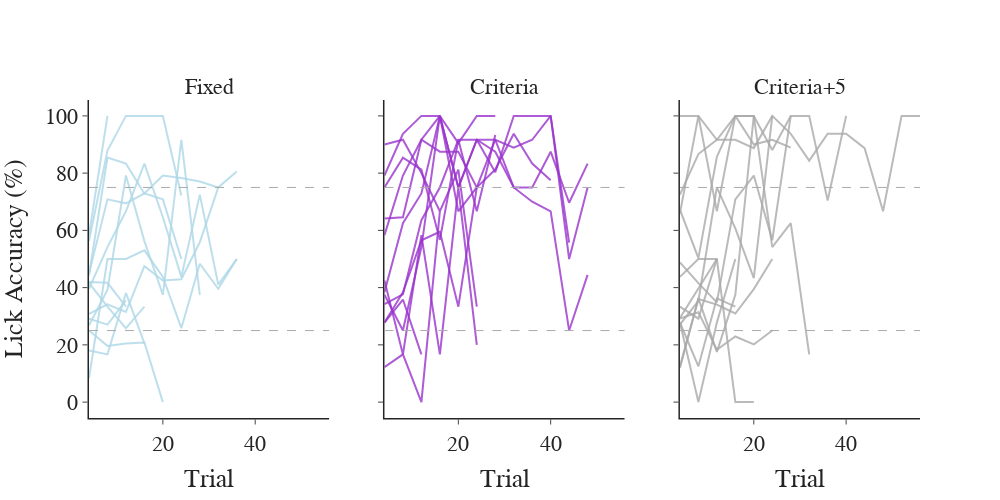

Write notebook code for a chart like this one.
### Code cell
## Lick accuracy across trials for fixed, to criteria, and criteria+5
bin_size = 4
chance_color = 'darkgrey'
fig = pf.custom_graph_template(x_title='Trial', y_title='', height=500, width=1000,
                               shared_y=True, shared_x=True, rows=1, columns=3,
                               titles=['Fixed', 'Criteria', 'Criteria+5'])
for mouse in os.listdir(behav_path):
    mouse_path = pjoin(behav_path, mouse)
    group = 'fixed' if mouse in fixed else 'criteria' if mouse in criteria else 'cr_5'
    for session in os.listdir(mouse_path):
        if '_8' in session:
            behav_data = pd.read_feather(pjoin(mouse_path, f'{session}'))
            reward_one, reward_two = np.unique(behav_data['reward_one'])[0], np.unique(behav_data['reward_two'])[0]
            pc = ctb.lick_accuracy(behav_data, reward_one, reward_two, by_trials=True)
            binned_pc = ctb.bin_data(pc, bin_size=bin_size)
            x_data = np.arange(1, len(binned_pc)+1) * bin_size
            if group == 'fixed':
                col = 1
            elif group == 'criteria':
                col = 2
            else:
                col = 3
            
            fig.add_trace(go.Scatter(x=x_data, y=binned_pc, mode='lines', opacity=0.8,
                                        line_color=group_colors[group], showlegend=False, name=mouse), row=1, col=col)

        else:
            pass
fig.add_hline(y=75, line_width=1, line_dash='dash', line_color=chance_color, opacity=1)
fig.add_hline(y=25, line_width=1, line_dash='dash', line_color=chance_color, opacity=1)
fig.update_yaxes(title='Lick Accuracy (%)', col=1)
fig.show()

### Figure 1 — Plotly figure (JSON) as saved in the notebook; plotly's stock layout.template omitted (floating-point values rounded to 4 significant figures)
{"data": [{"line": {"color": "lightblue"}, "mode": "lines", "name": "ms01", "opacity": 0.8, "showlegend": false, "type": "scatter", "x": [4, 8, 12, 16], "xaxis": "x", "y": [41.67, 33.33, 25.83, 33.33], "yaxis": "y"}, {"line": {"color": "lightblue"}, "mode": "lines", "name": "ms02", "opacity": 0.8, "showlegend": false, "type": "scatter", "x": [4, 8, 12, 16, 20, 24, 28, 32, 36], "xaxis": "x", "y": [39.62, 54.17, 66.67, 83.33, 64.58, 43.75, 72.5, 41.07, 50], "yaxis": "y"}, {"line": {"color": "lightblue"}, "mode": "lines", "name": "ms03", "opacity": 0.8, "showlegend": false, "type": "scatter", "x": [4, 8, 12, 16, 20, 24, 28], "xaxis": "x", "y": [26.82, 39.17, 79.17, 56.25, 37.5, 91.67, 37.5], "yaxis": "y"}, {"line": {"color": "lightblue"}, "mode": "lines", "name": "ms04", "opacity": 0.8, "showlegend": false, "type": "scatter", "x": [4, 8, 12, 16, 20], "xaxis": "x", "y": [25, 19.64, 20.48, 20.81, 0], "yaxis": "y"}, {"line": {"color": "lightblue"}, "mode": "lines", "name": "ms05", "opacity": 0.8, "showlegend": false, "type": "scatter", "x": [4, 8, 12, 16, 20, 24, 28, 32, 36], "xaxis": "x", "y": [8.333, 50, 50, 53.03, 43.75, 25.83, 48.33, 39.62, 50], "yaxis": "y"}, {"line": {"color": "lightblue"}, "mode": "lines", "name": "ms06", "opacity": 0.8, "showlegend": false, "type": "scatter", "x": [4, 8, 12, 16], "xaxis": "x", "y": [null, null, null, null], "yaxis": "y"}, {"line": {"color": "lightblue"}, "mode": "lines", "name": "ms07", "opacity": 0.8, "showlegend": false, "type": "scatter", "x": [4, 8, 12], "xaxis": "x", "y": [29.13, 27.08, 35.56], "yaxis": "y"}, {"line": {"color": "lightblue"}, "mode": "lines", "name": "ms08", "opacity": 0.8, "showlegend": false, "type": "scatter", "x": [4, 8, 12, 16, 20, 24, 28, 32, 36], "xaxis": "x", "y": [30.83, 34.17, 31.5, 47.5, 42.5, 42.92, 55.83, 75, 80.56], "yaxis": "y"}, {"line": {"color": "lightblue"}, "mode": "lines", "name": "ms35", "opacity": 0.8, "showlegend": false, "type": "scatter", "x": [4, 8, 12, 16, 20, 24], "xaxis": "x", "y": [44.21, 85.42, 83.33, 72.92, 70.83, 50], "yaxis": "y"}, {"line": {"color": "lightblue"}, "mode": "lines", "name": "ms36", "opacity": 0.8, "showlegend": false, "type": "scatter", "x": [4, 8, 12, 16, 20, 24, 28, 32], "xaxis": "x", "y": [45, 70.83, 69.44, 72.92, 79.17, 78.33, 77.08, 75], "yaxis": "y"}, {"line": {"color": "lightblue"}, "mode": "lines", "name": "ms37", "opacity": 0.8, "showlegend": false, "type": "scatter", "x": [4, 8, 12], "xaxis": "x", "y": [58.33, 100, null], "yaxis": "y"}, {"line": {"color": "lightblue"}, "mode": "lines", "name": "ms38", "opacity": 0.8, "showlegend": false, "type": "scatter", "x": [4, 8, 12, 16, 20, 24], "xaxis": "x", "y": [56.25, 87.86, 100, 100, 100, 72.22], "yaxis": "y"}, {"line": {"color": "lightblue"}, "mode": "lines", "name": "ms39", "opacity": 0.8, "showlegend": false, "type": "scatter", "x": [4, 8, 12, 16], "xaxis": "x", "y": [18.06, 16.67, 38.15, 20.54], "yaxis": "y"}, {"line": {"color": "lightblue"}, "mode": "lines", "name": "ms40", "opacity": 0.8, "showlegend": false, "type": "scatter", "x": [4, 8, 12], "xaxis": "x", "y": [41.96, 41.67, 33.33], "yaxis": "y"}, {"line": {"color": "darkorchid"}, "mode": "lines", "name": "ms09", "opacity": 0.8, "showlegend": false, "type": "scatter", "x": [4, 8, 12, 16, 20], "xaxis": "x2", "y": [12.22, 16.67, 0, 66.67, null], "yaxis": "y2"}, {"line": {"color": "darkgrey"}, "mode": "lines", "name": "ms10", "opacity": 0.8, "showlegend": false, "type": "scatter", "x": [4, 8, 12, 16, 20, 24], "xaxis": "x3", "y": [27.08, 35.42, 75, 60.71, 43.33, 100], "yaxis": "y3"}, {"line": {"color": "darkorchid"}, "mode": "lines", "name": "ms11", "opacity": 0.8, "showlegend": false, "type": "scatter", "x": [4, 8, 12, 16, 20, 24, 28], "xaxis": "x2", "y": [79.17, 93.75, 100, 100, 90.48, 100, 100], "yaxis": "y2"}, {"line": {"color": "darkorchid"}, "mode": "lines", "name": "ms12", "opacity": 0.8, "showlegend": false, "type": "scatter", "x": [4, 8, 12, 16, 20, 24, 28, 32, 36, 40, 44, 48], "xaxis": "x2", "y": [34.23, 37.65, 63.54, 75, 91.67, 91.67, 91.67, 75, 75, 87.5, 69.64, 83.33], "yaxis": "y2"}, {"line": {"color": "darkgrey"}, "mode": "lines", "name": "ms13", "opacity": 0.8, "showlegend": false, "type": "scatter", "x": [4, 8, 12, 16, 20], "xaxis": "x3", "y": [43.75, 50, 50, 0, 0], "yaxis": "y3"}, {"line": {"color": "darkgrey"}, "mode": "lines", "name": "ms14", "opacity": 0.8, "showlegend": false, "type": "scatter", "x": [4, 8, 12, 16, 20, 24, 28], "xaxis": "x3", "y": [48.81, 41.55, 34.86, 70.83, 79.17, 56.55, 100], "yaxis": "y3"}, {"line": {"color": "darkgrey"}, "mode": "lines", "name": "ms15", "opacity": 0.8, "showlegend": false, "type": "scatter", "x": [4, 8, 12, 16, 20, 24, 28, 32, 36, 40], "xaxis": "x3", "y": [72.5, 86.67, 91.67, 100, 100, 88.1, 100, 100, 70.42, 100], "yaxis": "y3"}, {"line": {"color": "darkgrey"}, "mode": "lines", "name": "ms16", "opacity": 0.8, "showlegend": false, "type": "scatter", "x": [4, 8, 12, 16, 20, 24, 28], "xaxis": "x3", "y": [67.22, 50.3, 85.71, 100, 90, 91.67, 88.89], "yaxis": "y3"}, {"line": {"color": "darkorchid"}, "mode": "lines", "name": "ms17", "opacity": 0.8, "showlegend": false, "type": "scatter", "x": [4, 8, 12, 16, 20, 24, 28, 32, 36, 40, 44], "xaxis": "x2", "y": [64.17, 64.58, 91.67, 100, 75, 91.67, 80.3, 100, 100, 100, 55.76], "yaxis": "y2"}, {"line": {"color": "darkgrey"}, "mode": "lines", "name": "ms18", "opacity": 0.8, "showlegend": false, "type": "scatter", "x": [4, 8, 12, 16], "xaxis": "x3", "y": [27.82, 12.5, 36.25, 33.33], "yaxis": "y3"}, {"line": {"color": "darkorchid"}, "mode": "lines", "name": "ms19", "opacity": 0.8, "showlegend": false, "type": "scatter", "x": [4, 8, 12], "xaxis": "x2", "y": [27.78, 35.83, 16.67], "yaxis": "y2"}, {"line": {"color": "darkgrey"}, "mode": "lines", "name": "ms20", "opacity": 0.8, "showlegend": false, "type": "scatter", "x": [4, 8, 12, 16, 20, 24, 28, 32, 36, 40, 44, 48, 52, 56], "xaxis": "x3", "y": [100, 100, 91.67, 91.67, 88.75, 100, 93.75, 84.38, 93.75, 93.75, 88.75, 66.67, 100, 100], "yaxis": "y3"}, {"line": {"color": "darkorchid"}, "mode": "lines", "name": "ms21", "opacity": 0.8, "showlegend": false, "type": "scatter", "x": [4, 8, 12, 16, 20, 24], "xaxis": "x2", "y": [42.5, 16.67, 58.33, 16.67, 75, 20], "yaxis": "y2"}, {"line": {"color": "darkgrey"}, "mode": "lines", "name": "ms22", "opacity": 0.8, "showlegend": false, "type": "scatter", "x": [4, 8, 12], "xaxis": "x3", "y": [29.38, 39.58, 50], "yaxis": "y3"}, {"line": {"color": "darkgrey"}, "mode": "lines", "name": "ms23", "opacity": 0.8, "showlegend": false, "type": "scatter", "x": [4, 8, 12, 16], "xaxis": "x3", "y": [27.78, 0, 27.78, 50], "yaxis": "y3"}, {"line": {"color": "darkgrey"}, "mode": "lines", "name": "ms24", "opacity": 0.8, "showlegend": false, "type": "scatter", "x": [4, 8, 12, 16, 20, 24], "xaxis": "x3", "y": [12.5, 36.04, 34.05, 30.95, 39.49, 50], "yaxis": "y3"}, {"line": {"color": "darkgrey"}, "mode": "lines", "name": "ms25", "opacity": 0.8, "showlegend": false, "type": "scatter", "x": [4, 8, 12, 16, 20, 24], "xaxis": "x3", "y": [29.17, 31.39, 18.25, 22.92, 20.14, 25], "yaxis": "y3"}, {"line": {"color": "darkorchid"}, "mode": "lines", "name": "ms26", "opacity": 0.8, "showlegend": false, "type": "scatter", "x": [4, 8, 12, 16, 20, 24, 28, 32, 36, 40], "xaxis": "x2", "y": [58.33, 79.17, 91.67, 87.5, 87.5, 75, 81.25, 93.75, 83.33, 77.5], "yaxis": "y2"}, {"line": {"color": "darkorchid"}, "mode": "lines", "name": "ms27", "opacity": 0.8, "showlegend": false, "type": "scatter", "x": [4, 8, 12, 16, 20, 24, 28], "xaxis": "x2", "y": [75, 85.42, 81.25, 56.67, 91.67, 66.67, 93.33], "yaxis": "y2"}, {"line": {"color": "darkgrey"}, "mode": "lines", "name": "ms28", "opacity": 0.8, "showlegend": false, "type": "scatter", "x": [4, 8, 12], "xaxis": "x3", "y": [33.33, 29.17, 50], "yaxis": "y3"}, {"line": {"color": "darkgrey"}, "mode": "lines", "name": "ms29", "opacity": 0.8, "showlegend": false, "type": "scatter", "x": [4, 8, 12, 16, 20, 24, 28, 32], "xaxis": "x3", "y": [65.95, 100, 66.67, 100, 100, 54.17, 62.5, 16.67], "yaxis": "y3"}, {"line": {"color": "darkorchid"}, "mode": "lines", "name": "ms30", "opacity": 0.8, "showlegend": false, "type": "scatter", "x": [4, 8, 12, 16, 20, 24, 28, 32, 36, 40, 44, 48, 52, 56], "xaxis": "x2", "y": [37.5, 25, 54.17, 100, 75, 91.67, 87.5, 75, 70, 66.67, 25, 44.44, null, null], "yaxis": "y2"}, {"line": {"color": "darkorchid"}, "mode": "lines", "name": "ms31", "opacity": 0.8, "showlegend": false, "type": "scatter", "x": [4, 8, 12, 16, 20, 24, 28, 32, 36, 40, 44, 48], "xaxis": "x2", "y": [38.39, 62.5, 72.92, 100, 66.67, 75, 91.67, 88.89, 91.67, 100, 50, 75], "yaxis": "y2"}, {"line": {"color": "darkgrey"}, "mode": "lines", "name": "ms32", "opacity": 0.8, "showlegend": false, "type": "scatter", "x": [4, 8, 12, 16, 20], "xaxis": "x3", "y": [11.9, 36.25, 17.56, 37.5, 100], "yaxis": "y3"}, {"line": {"color": "darkorchid"}, "mode": "lines", "name": "ms33", "opacity": 0.8, "showlegend": false, "type": "scatter", "x": [4, 8, 12, 16, 20, 24], "xaxis": "x2", "y": [90, 91.67, 80, 66.67, 81.25, 33.33], "yaxis": "y2"}, {"line": {"color": "darkorchid"}, "mode": "lines", "name": "ms34", "opacity": 0.8, "showlegend": false, "type": "scatter", "x": [4, 8, 12, 16, 20, 24], "xaxis": "x2", "y": [27.78, 38.33, 56.55, 59.52, 33.33, 75], "yaxis": "y2"}], "layout": {"annotations": [{"font": {"size": 22}, "showarrow": false, "text": "Fixed", "x": 0.1444, "xanchor": "center", "xref": "paper", "y": 1, "yanchor": "bottom", "yref": "paper"}, {"font": {"size": 22}, "showarrow": false, "text": "Criteria", "x": 0.5, "xanchor": "center", "xref": "paper", "y": 1, "yanchor": "bottom", "yref": "paper"}, {"font": {"size": 22}, "showarrow": false, "text": "Criteria+5", "x": 0.8556, "xanchor": "center", "xref": "paper", "y": 1, "yanchor": "bottom", "yref": "paper"}], "font": {"family": "Arial", "size": 22}, "height": 500, "shapes": [{"line": {"color": "darkgrey", "dash": "dash", "width": 1}, "opacity": 1, "type": "line", "x0": 0, "x1": 1, "xref": "x domain", "y0": 75, "y1": 75, "yref": "y"}, {"line": {"color": "darkgrey", "dash": "dash", "width": 1}, "opacity": 1, "type": "line", "x0": 0, "x1": 1, "xref": "x2 domain", "y0": 75, "y1": 75, "yref": "y2"}, {"line": {"color": "darkgrey", "dash": "dash", "width": 1}, "opacity": 1, "type": "line", "x0": 0, "x1": 1, "xref": "x3 domain", "y0": 75, "y1": 75, "yref": "y3"}, {"line": {"color": "darkgrey", "dash": "dash", "width": 1}, "opacity": 1, "type": "line", "x0": 0, "x1": 1, "xref": "x domain", "y0": 25, "y1": 25, "yref": "y"}, {"line": {"color": "darkgrey", "dash": "dash", "width": 1}, "opacity": 1, "type": "line", "x0": 0, "x1": 1, "xref": "x2 domain", "y0": 25, "y1": 25, "yref": "y2"}, {"line": {"color": "darkgrey", "dash": "dash", "width": 1}, "opacity": 1, "type": "line", "x0": 0, "x1": 1, "xref": "x3 domain", "y0": 25, "y1": 25, "yref": "y3"}], "title": {"x": 0.5, "xanchor": "center", "y": 0.9, "yanchor": "top"}, "width": 1000, "xaxis": {"anchor": "y", "domain": [0, 0.2889], "linewidth": 1.5, "matches": "x", "title": {"text": "Trial"}}, "xaxis2": {"anchor": "y2", "domain": [0.3556, 0.6444], "linewidth": 1.5, "matches": "x", "title": {"text": "Trial"}}, "xaxis3": {"anchor": "y3", "domain": [0.7111, 1], "linewidth": 1.5, "matches": "x", "title": {"text": "Trial"}}, "yaxis": {"anchor": "x", "domain": [0, 1], "linewidth": 1.5, "matches": "y", "title": {"text": "Lick Accuracy (%)"}}, "yaxis2": {"anchor": "x2", "domain": [0, 1], "linewidth": 1.5, "matches": "y", "showticklabels": false, "title": {"text": ""}}, "yaxis3": {"anchor": "x3", "domain": [0, 1], "linewidth": 1.5, "matches": "y", "showticklabels": false, "title": {"text": ""}}}}
